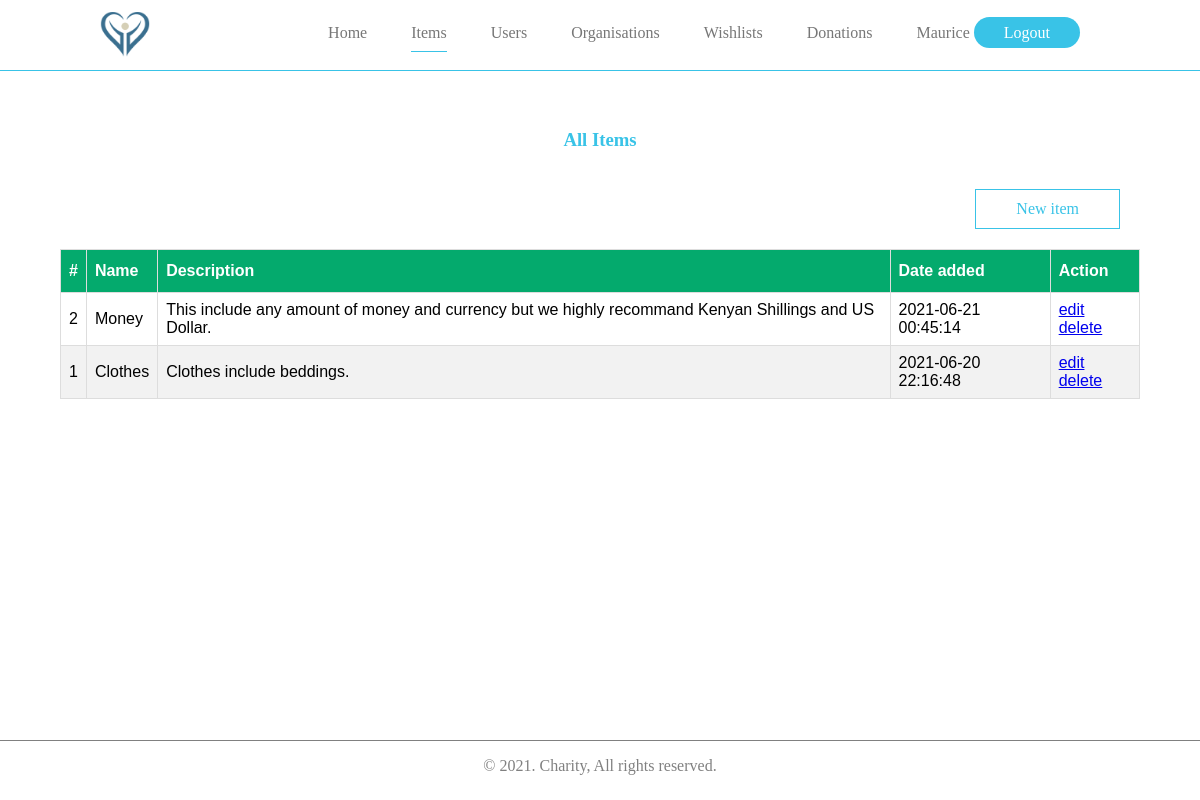
Screenshot of /items.php (signed in) with the database file from the repository.
### tables this page shows
CREATE TABLE `users` (
  `id` int(11) NOT NULL,
  `full_name` varchar(255) NOT NULL,
  `email` varchar(255) DEFAULT NULL,
  `phone_number` varchar(255) NOT NULL,
  `password` text DEFAULT NULL,
  `is_admin` int(1) DEFAULT NULL,
  `joined_date` timestamp NULL DEFAULT current_timestamp()
);

CREATE TABLE `items` (
  `id` int(11) NOT NULL,
  `item_name` varchar(255) NOT NULL,
  `description` text NOT NULL,
  `created_at` timestamp NULL DEFAULT current_timestamp()
);

### items.php (the view, shortened to what this page needs)
<?php
require_once('db.php');
if(isset($_SESSION['auth'])){
    $user = $_SESSION['auth'];
    $req = $db->prepare("SELECT * FROM users WHERE id = ?");
    $req->execute(array($user['id']));
    $current = $req->fetch();
    if ($current['is_admin']) {
        $list = $db->prepare("SELECT * FROM items ORDER BY id DESC");
        $list->execute();
?>
<!DOCTYPE html>
<html lang="en">
<head>
    <link rel="stylesheet" href="styles/style.css">
</head>
<body>
    <header>
        <div class="logo">
            <img src="images/logo.png" width="50" alt="">
        </div>
        <div class="menu">
            <ul>
                <li><a href="dashboard.php">Home</a></li>
                <li class="active"><a href="items.php">Items</a></li>
                <li><a href="users.php">Users</a></li>
                <li><a href="organisations.php">Organisations</a></li>
                <li><a href="wishlists.php">Wishlists</a></li>
                <li><a href="donations.php">Donations</a></li>
                <li><?= $current['full_name'] ?> <a class="login" href="logout.php">Logout</a></li>
            </ul>
        </div>
    </header>
    <section class="homeSection">
        <div class="box2">
            <h3 class="login-title">All Items</h3>
            <div>
                <a class="add_btn" href="new_item.php">New item</a>
            </div>
            <table id="items">
              <thead>
                <tr>
                  <th>#</th>
                  <th>Name</th>
                  <th>Description</th>
                  <th>Date added</th>
                  <th>Action</th>
                </tr>
              </thead>
              <tbody>
                  <?php
                  if($list->rowCount() > 0) {
                  while($item = $list->fetch()) {
                  ?>
                <tr>
                  <td><?= $item['id'] ?></td>
                  <td><?= $item['item_name'] ?></td>
                  <td><?= $item['description'] ?></td>
                  <td><?= $item['created_at'] ?></td>
                  <td>
                  <a href="edit_item.php?id=<?= $item['id'] ?>">edit</a>
                  <a href="delete_item.php?id=<?= $item['id'] ?>">delete</a>
                  </td>
                </tr>
                <?php } } else { ?>
                <tr>
                    No item found!
                </tr>
                <?php } ?>
              </tbody>
            </table>
        </div>
    </section>
    <footer>
        <p>&copy 2021. Charity, All rights reserved.</p>
    </footer>
</body>
</html>
<?php
    }
    else {
    header("Location: home.php");
    }
}
else {
    header("Location: login.php");
}
?>

### styles/style.css (style rules this page uses)
body { margin: 0px; padding: 0px; }
header { background: white; position: absolute; top:0px; left: 0px; right: 0px; padding: 8px 100px; border-bottom: 1px solid #39C3E7; }
.logo { width: 50px !important; float: left; }
ul { list-style: none; text-align: right; }
li { display: inline; margin: 1px 20px; color: #777; }
li>a { color: #777; text-decoration: none; }
.active { color: #39C3E7 !important; padding-bottom: 10px; border-bottom: 1px solid #39C3E7; }
.login { color: white; background: #39C3E7; border-radius: 50px; padding: 7px 30px; }
h3 { color: #39C3E7; }
footer { border-top: 1px solid grey; text-align: center; width: 100%; float: left; }
footer,p { color: grey; }
.homeSection { width: 100%; min-height: 80vh !important; margin-top: 100px; display: flex; flex-direction: column; align-items: center; }
.box2 { width: 90%; height: auto; display: flex; flex-direction: column; padding: 10px; }
.add_btn { padding: 10px 40px; border: 1px solid #39C3E7; float: right; margin: 20px; text-decoration: none; color: #39C3E7; }
.login-title { text-align: center; color: #39C3E7; }
table { width: 100%; }
#items { font-family: Arial, Helvetica, sans-serif; border-collapse: collapse; width: 100%; }
#items td, #items th { border: 1px solid #ddd; padding: 8px; }
#items tr:nth-child(even) { background-color: #f2f2f2; }
#items th { padding-top: 12px; padding-bottom: 12px; text-align: left; background-color: #04AA6D; color: white; }

### rows the page displays
users: full_name "Maurice"
items: id "2", item_name "Money", description "This include any amount of money and currency but we highly recommand Kenyan Shillings and US Dollar.", created_at "2021-06-21 00:45:14"
items: id "1", item_name "Clothes", description "Clothes include beddings.", created_at "2021-06-20 22:16:48"
